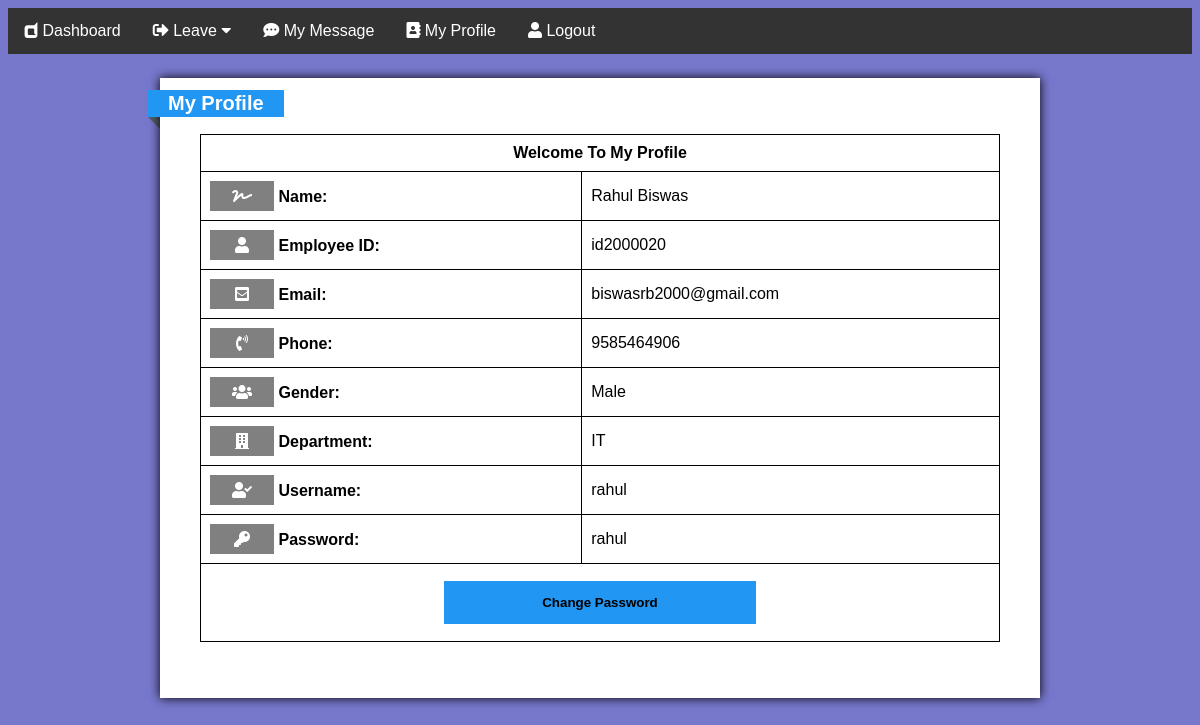
/employee/emprofile.php (signed in), run on the app's committed database.
### tables this page shows
CREATE TABLE `employee` (
  `id` int(120) NOT NULL,
  `name` varchar(120) NOT NULL,
  `emp` varchar(120) NOT NULL,
  `email` varchar(120) NOT NULL,
  `phn` varchar(120) NOT NULL,
  `gender` varchar(120) NOT NULL,
  `dep` varchar(120) NOT NULL,
  `username` varchar(120) NOT NULL,
  `password` varchar(120) NOT NULL
);

### employee/emprofile.php (the view, shortened to what this page needs)
<?php
$connection = mysqli_connect("localhost","root","");
if(isset($_SESSION['username'])){
  $username =$_SESSION['username'];
  $query = "SELECt * FROM employee WHERE username = '{$username}'";
  $select_user_profile_query = mysqli_query($connection,$query);
  while($row = mysqli_fetch_array($select_user_profile_query)){
    $name = $row['name'];
    $emp = $row['emp'];
    $email = $row['email'];
    $phn = $row['phn'];
    $gender = $row['gender'];
    $dep = $row['dep'];
    $username = $row['username'];
    $password = $row['password'];
  }
}
?>
<!DOCTYPE html>
<html>
<head>
<link rel="stylesheet" href="https://cdnjs.cloudflare.com/ajax/libs/font-awesome/5.12.1/css/all.min.css">
<link href="style.css" rel="stylesheet" type="text/css">
</head>
<body>
<div class="navbar">
  <a href="empdashboard.php"><i class="fab fa-dashcube"></i> Dashboard</a>
  <div class="dropdown">
    <button class="dropbtn"><i class="fas fa-sign-out-alt"></i> Leave
      <i class="fa fa-caret-down"></i>
    </button>
  </div>
  <a href="mymsg.php"><i class="fas fa-comment-dots"></i> My Message</a>
  <a href="emprofile.php?"><i class="fas fa-address-book"></i> My Profile</a>
  <a href="logout.php"> <i class="fas fa-user"></i>  Logout</a>
</div>
<div class="box">
            <h2>My Profile</h2>
            <p>
            <table style="width:100%">
            <tr>
    <th colspan="2" style="text-align:center">Welcome To My Profile</th>
  </tr>
  <tr>
    <th><i class="fas fa-signature icon"></i> Name:</th>
    <td><?php echo $name;?></td>
  </tr>
  <tr>
    <th><i class="fas fa-user icon"></i> Employee ID:</th>
    <td><?php echo $emp;?></td>
  </tr>
  <tr>
    <th><i class="fas fa-envelope-square icon"></i> Email:</th>
    <td><?php echo $email;?></td>
  </tr>
  <tr>
    <th><i class="fas fa-phone-volume icon"></i> Phone:</th>
    <td><?php echo $phn;?></td>
  </tr>
  <tr>
    <th><i class="fas fa-users icon"></i> Gender:</th>
    <td><?php echo $gender;?></td>
  </tr>
  <tr>
    <th><i class="fas fa-building icon"></i> Department:</th>
    <td><?php echo $dep;?></td>
  </tr>
  <tr>
    <th><i class="fas fa-user-check icon"></i> Username:</th>
    <td><?php echo $username;?></td>
  </tr>
  <tr>
    <th><i class="fas fa-key icon"></i> Password:</th>
    <td><?php echo $password;?></td>
  </tr>
  <tr>
    <th colspan="2"><center><button type="submit" name="done" style="color: black;" class="b1" id="myBtn"><b>Change Password</b></button>
  </center></th>
  </tr>
</table>
            </p>
        </div>
</body>
</html>

### employee/style.css (style rules this page uses)
body { font-family: Arial, Helvetica, sans-serif; background-color:#77c; }
.navbar { overflow: hidden; background-color: #333; }
.navbar a { float: left; font-size: 16px; color: white; text-align: center; padding: 14px 16px; text-decoration: none; }
.dropdown { float: left; overflow: hidden; }
.dropdown .dropbtn { font-size: 16px; border: none; outline: none; color: white; padding: 14px 16px; background-color: inherit; font-family: inherit; margin: 0; }

### employee/emprofile.php (style rules this page uses)
.box { width:800px; padding: 40px; background: white; margin: 200px auto; box-shadow: 0 0 10px; position: relative; margin-top: 2%; margin-bottom: 1%; }
.box h2 { margin: 0; position: absolute; top: 12px; left: -12px; background: #2196F3; color: white; font-size: 20px; padding: 2px 20px; }
.box h2:before { content: ''; width: 24px; height: 24px; position: absolute; background: #515f66; left: 5px; bottom: -12px; transform: rotate(-45deg); z-index: -1; }
table, th, td { border: 1px solid black; border-collapse: collapse; }
th, td { padding: 9px; text-align: left; }
.b1 { background-color:#2196F3; color: black; padding: 14px 20px; margin: 8px 0; border: none; cursor: pointer; width: 40%; }
.icon { padding: 7px; background: gray; color: white; min-width: 50px; text-align: center; }

### data on the page
employee: name "Rahul Biswas", emp "id2000020", email "biswasrb2000@gmail.com", phn "9585464906", gender "Male", dep "IT", username "rahul", password "rahul"
